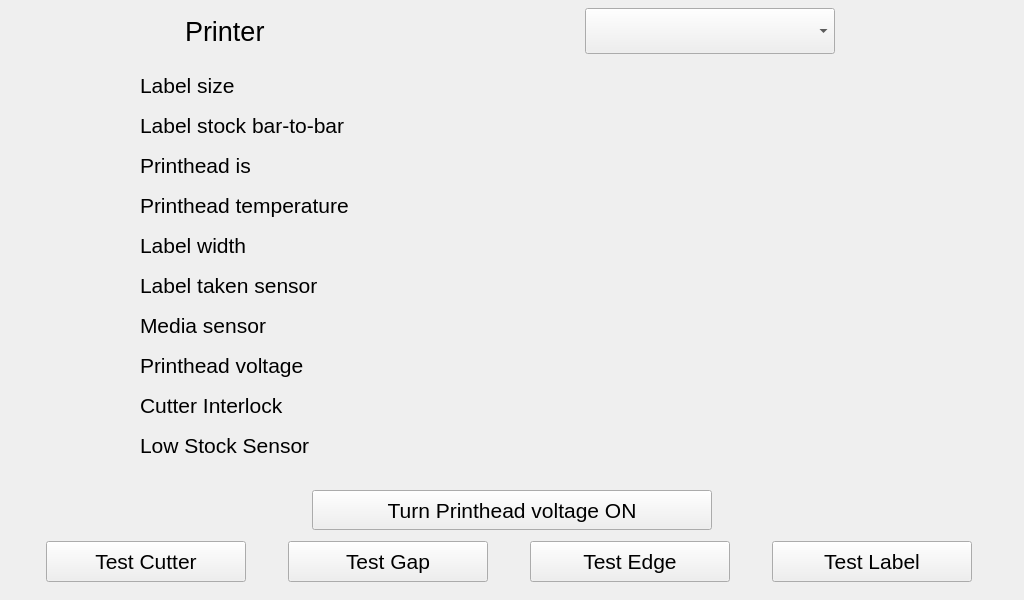
<?xml version="1.0" encoding="UTF-8"?>
<ui version="4.0">
 <class>servicePrinterSensors</class>
 <widget class="QWidget" name="servicePrinterSensors">
  <property name="geometry">
   <rect>
    <x>0</x>
    <y>0</y>
    <width>1024</width>
    <height>600</height>
   </rect>
  </property>
  <property name="windowTitle">
   <string>Form</string>
  </property>
  <widget class="QLabel" name="lblPrinterSelection">
   <property name="geometry">
    <rect>
     <x>185</x>
     <y>10</y>
     <width>391</width>
     <height>42</height>
    </rect>
   </property>
   <property name="font">
    <font>
     <pointsize>20</pointsize>
    </font>
   </property>
   <property name="text">
    <string>Printer</string>
   </property>
  </widget>
  <widget class="QComboBox" name="cbPrinterSelection">
   <property name="geometry">
    <rect>
     <x>585</x>
     <y>8</y>
     <width>250</width>
     <height>46</height>
    </rect>
   </property>
   <property name="font">
    <font>
     <pointsize>22</pointsize>
    </font>
   </property>
  </widget>
  <widget class="QLabel" name="lblLabelSize">
   <property name="geometry">
    <rect>
     <x>140</x>
     <y>70</y>
     <width>441</width>
     <height>30</height>
    </rect>
   </property>
   <property name="font">
    <font>
     <pointsize>16</pointsize>
    </font>
   </property>
   <property name="text">
    <string>Label size</string>
   </property>
  </widget>
  <widget class="QLabel" name="lblLabelStockBarToBar">
   <property name="geometry">
    <rect>
     <x>140</x>
     <y>110</y>
     <width>441</width>
     <height>30</height>
    </rect>
   </property>
   <property name="font">
    <font>
     <pointsize>16</pointsize>
    </font>
   </property>
   <property name="text">
    <string>Label stock bar-to-bar</string>
   </property>
  </widget>
  <widget class="QLabel" name="lblPrintheadTemp">
   <property name="geometry">
    <rect>
     <x>140</x>
     <y>190</y>
     <width>441</width>
     <height>30</height>
    </rect>
   </property>
   <property name="font">
    <font>
     <pointsize>16</pointsize>
    </font>
   </property>
   <property name="text">
    <string>Printhead temperature</string>
   </property>
  </widget>
  <widget class="QLabel" name="lblPrintheadIs">
   <property name="geometry">
    <rect>
     <x>140</x>
     <y>150</y>
     <width>441</width>
     <height>30</height>
    </rect>
   </property>
   <property name="font">
    <font>
     <pointsize>16</pointsize>
    </font>
   </property>
   <property name="text">
    <string>Printhead is</string>
   </property>
  </widget>
  <widget class="QLabel" name="lblMediaSensor">
   <property name="geometry">
    <rect>
     <x>140</x>
     <y>310</y>
     <width>441</width>
     <height>30</height>
    </rect>
   </property>
   <property name="font">
    <font>
     <pointsize>16</pointsize>
    </font>
   </property>
   <property name="text">
    <string>Media sensor</string>
   </property>
  </widget>
  <widget class="QLabel" name="lblPrintheadVoltage">
   <property name="geometry">
    <rect>
     <x>140</x>
     <y>350</y>
     <width>441</width>
     <height>30</height>
    </rect>
   </property>
   <property name="font">
    <font>
     <pointsize>16</pointsize>
    </font>
   </property>
   <property name="text">
    <string>Printhead voltage</string>
   </property>
  </widget>
  <widget class="QLabel" name="lblLabelTakenSensor">
   <property name="geometry">
    <rect>
     <x>140</x>
     <y>270</y>
     <width>441</width>
     <height>30</height>
    </rect>
   </property>
   <property name="font">
    <font>
     <pointsize>16</pointsize>
    </font>
   </property>
   <property name="text">
    <string>Label taken sensor</string>
   </property>
  </widget>
  <widget class="QLabel" name="lblLabelWidth">
   <property name="geometry">
    <rect>
     <x>140</x>
     <y>230</y>
     <width>441</width>
     <height>30</height>
    </rect>
   </property>
   <property name="font">
    <font>
     <pointsize>16</pointsize>
    </font>
   </property>
   <property name="text">
    <string>Label width</string>
   </property>
  </widget>
  <widget class="QLabel" name="lblPrintheadVoltageData">
   <property name="geometry">
    <rect>
     <x>600</x>
     <y>350</y>
     <width>275</width>
     <height>30</height>
    </rect>
   </property>
   <property name="font">
    <font>
     <pointsize>16</pointsize>
    </font>
   </property>
   <property name="text">
    <string/>
   </property>
   <property name="alignment">
    <set>Qt::AlignRight|Qt::AlignTrailing|Qt::AlignVCenter</set>
   </property>
  </widget>
  <widget class="QLabel" name="lblPrintheadIsData">
   <property name="geometry">
    <rect>
     <x>600</x>
     <y>150</y>
     <width>275</width>
     <height>30</height>
    </rect>
   </property>
   <property name="font">
    <font>
     <pointsize>16</pointsize>
    </font>
   </property>
   <property name="text">
    <string/>
   </property>
   <property name="alignment">
    <set>Qt::AlignRight|Qt::AlignTrailing|Qt::AlignVCenter</set>
   </property>
  </widget>
  <widget class="QLabel" name="lblLabelWidthData">
   <property name="geometry">
    <rect>
     <x>600</x>
     <y>230</y>
     <width>275</width>
     <height>30</height>
    </rect>
   </property>
   <property name="font">
    <font>
     <pointsize>16</pointsize>
    </font>
   </property>
   <property name="text">
    <string notr="true"/>
   </property>
   <property name="alignment">
    <set>Qt::AlignRight|Qt::AlignTrailing|Qt::AlignVCenter</set>
   </property>
  </widget>
  <widget class="QLabel" name="lblMediaSensorData">
   <property name="geometry">
    <rect>
     <x>600</x>
     <y>310</y>
     <width>275</width>
     <height>30</height>
    </rect>
   </property>
   <property name="font">
    <font>
     <pointsize>16</pointsize>
    </font>
   </property>
   <property name="text">
    <string notr="true"/>
   </property>
   <property name="alignment">
    <set>Qt::AlignRight|Qt::AlignTrailing|Qt::AlignVCenter</set>
   </property>
  </widget>
  <widget class="QLabel" name="lblPrintheadTempData">
   <property name="geometry">
    <rect>
     <x>600</x>
     <y>190</y>
     <width>275</width>
     <height>30</height>
    </rect>
   </property>
   <property name="font">
    <font>
     <pointsize>16</pointsize>
    </font>
   </property>
   <property name="text">
    <string notr="true"/>
   </property>
   <property name="alignment">
    <set>Qt::AlignRight|Qt::AlignTrailing|Qt::AlignVCenter</set>
   </property>
  </widget>
  <widget class="QLabel" name="lblLabelTakenSensorData">
   <property name="geometry">
    <rect>
     <x>600</x>
     <y>270</y>
     <width>275</width>
     <height>30</height>
    </rect>
   </property>
   <property name="font">
    <font>
     <pointsize>16</pointsize>
    </font>
   </property>
   <property name="text">
    <string notr="true"/>
   </property>
   <property name="alignment">
    <set>Qt::AlignRight|Qt::AlignTrailing|Qt::AlignVCenter</set>
   </property>
  </widget>
  <widget class="QLabel" name="lblLabelStockBarToBarData">
   <property name="geometry">
    <rect>
     <x>600</x>
     <y>110</y>
     <width>275</width>
     <height>30</height>
    </rect>
   </property>
   <property name="font">
    <font>
     <pointsize>16</pointsize>
    </font>
   </property>
   <property name="text">
    <string notr="true"/>
   </property>
   <property name="alignment">
    <set>Qt::AlignRight|Qt::AlignTrailing|Qt::AlignVCenter</set>
   </property>
  </widget>
  <widget class="QLabel" name="lblLabelSizeData">
   <property name="geometry">
    <rect>
     <x>600</x>
     <y>70</y>
     <width>275</width>
     <height>30</height>
    </rect>
   </property>
   <property name="font">
    <font>
     <pointsize>16</pointsize>
    </font>
   </property>
   <property name="text">
    <string notr="true"/>
   </property>
   <property name="alignment">
    <set>Qt::AlignRight|Qt::AlignTrailing|Qt::AlignVCenter</set>
   </property>
  </widget>
  <widget class="QPushButton" name="btnTogglePrintheadVoltage">
   <property name="geometry">
    <rect>
     <x>312</x>
     <y>490</y>
     <width>400</width>
     <height>40</height>
    </rect>
   </property>
   <property name="sizePolicy">
    <sizepolicy hsizetype="Fixed" vsizetype="Fixed">
     <horstretch>0</horstretch>
     <verstretch>0</verstretch>
    </sizepolicy>
   </property>
   <property name="minimumSize">
    <size>
     <width>400</width>
     <height>40</height>
    </size>
   </property>
   <property name="maximumSize">
    <size>
     <width>400</width>
     <height>40</height>
    </size>
   </property>
   <property name="font">
    <font>
     <pointsize>16</pointsize>
    </font>
   </property>
   <property name="text">
    <string>Turn Printhead voltage ON</string>
   </property>
  </widget>
  <widget class="QWidget" name="layoutWidget">
   <property name="geometry">
    <rect>
     <x>10</x>
     <y>540</y>
     <width>1001</width>
     <height>44</height>
    </rect>
   </property>
   <layout class="QHBoxLayout" name="horizontalLayout">
    <item>
     <widget class="QPushButton" name="butTestCutter">
      <property name="minimumSize">
       <size>
        <width>200</width>
        <height>41</height>
       </size>
      </property>
      <property name="maximumSize">
       <size>
        <width>200</width>
        <height>41</height>
       </size>
      </property>
      <property name="font">
       <font>
        <pointsize>16</pointsize>
       </font>
      </property>
      <property name="text">
       <string>Test Cutter</string>
      </property>
     </widget>
    </item>
    <item>
     <widget class="QPushButton" name="butTestGap">
      <property name="minimumSize">
       <size>
        <width>200</width>
        <height>41</height>
       </size>
      </property>
      <property name="maximumSize">
       <size>
        <width>200</width>
        <height>41</height>
       </size>
      </property>
      <property name="font">
       <font>
        <pointsize>16</pointsize>
       </font>
      </property>
      <property name="text">
       <string>Test Gap</string>
      </property>
     </widget>
    </item>
    <item>
     <widget class="QPushButton" name="butTestEdge">
      <property name="minimumSize">
       <size>
        <width>200</width>
        <height>41</height>
       </size>
      </property>
      <property name="maximumSize">
       <size>
        <width>200</width>
        <height>41</height>
       </size>
      </property>
      <property name="font">
       <font>
        <pointsize>16</pointsize>
       </font>
      </property>
      <property name="text">
       <string>Test Edge</string>
      </property>
     </widget>
    </item>
    <item>
     <widget class="QPushButton" name="btnTestLabel">
      <property name="sizePolicy">
       <sizepolicy hsizetype="Fixed" vsizetype="Fixed">
        <horstretch>0</horstretch>
        <verstretch>0</verstretch>
       </sizepolicy>
      </property>
      <property name="minimumSize">
       <size>
        <width>200</width>
        <height>41</height>
       </size>
      </property>
      <property name="maximumSize">
       <size>
        <width>200</width>
        <height>41</height>
       </size>
      </property>
      <property name="font">
       <font>
        <pointsize>16</pointsize>
       </font>
      </property>
      <property name="text">
       <string>Test Label</string>
      </property>
     </widget>
    </item>
   </layout>
  </widget>
  <widget class="QLabel" name="lblCutterLock">
   <property name="geometry">
    <rect>
     <x>140</x>
     <y>390</y>
     <width>441</width>
     <height>30</height>
    </rect>
   </property>
   <property name="font">
    <font>
     <pointsize>16</pointsize>
    </font>
   </property>
   <property name="text">
    <string>Cutter Interlock</string>
   </property>
  </widget>
  <widget class="QLabel" name="lblCutterLockData">
   <property name="geometry">
    <rect>
     <x>600</x>
     <y>390</y>
     <width>275</width>
     <height>30</height>
    </rect>
   </property>
   <property name="font">
    <font>
     <pointsize>16</pointsize>
    </font>
   </property>
   <property name="text">
    <string/>
   </property>
   <property name="alignment">
    <set>Qt::AlignRight|Qt::AlignTrailing|Qt::AlignVCenter</set>
   </property>
  </widget>
  <widget class="QLabel" name="lblLowStockData">
   <property name="geometry">
    <rect>
     <x>600</x>
     <y>430</y>
     <width>275</width>
     <height>30</height>
    </rect>
   </property>
   <property name="font">
    <font>
     <pointsize>16</pointsize>
    </font>
   </property>
   <property name="text">
    <string/>
   </property>
   <property name="alignment">
    <set>Qt::AlignRight|Qt::AlignTrailing|Qt::AlignVCenter</set>
   </property>
  </widget>
  <widget class="QLabel" name="lblLowStockSensor">
   <property name="geometry">
    <rect>
     <x>140</x>
     <y>430</y>
     <width>441</width>
     <height>30</height>
    </rect>
   </property>
   <property name="font">
    <font>
     <pointsize>16</pointsize>
    </font>
   </property>
   <property name="text">
    <string>Low Stock Sensor</string>
   </property>
  </widget>
 </widget>
 <resources/>
 <connections/>
</ui>
